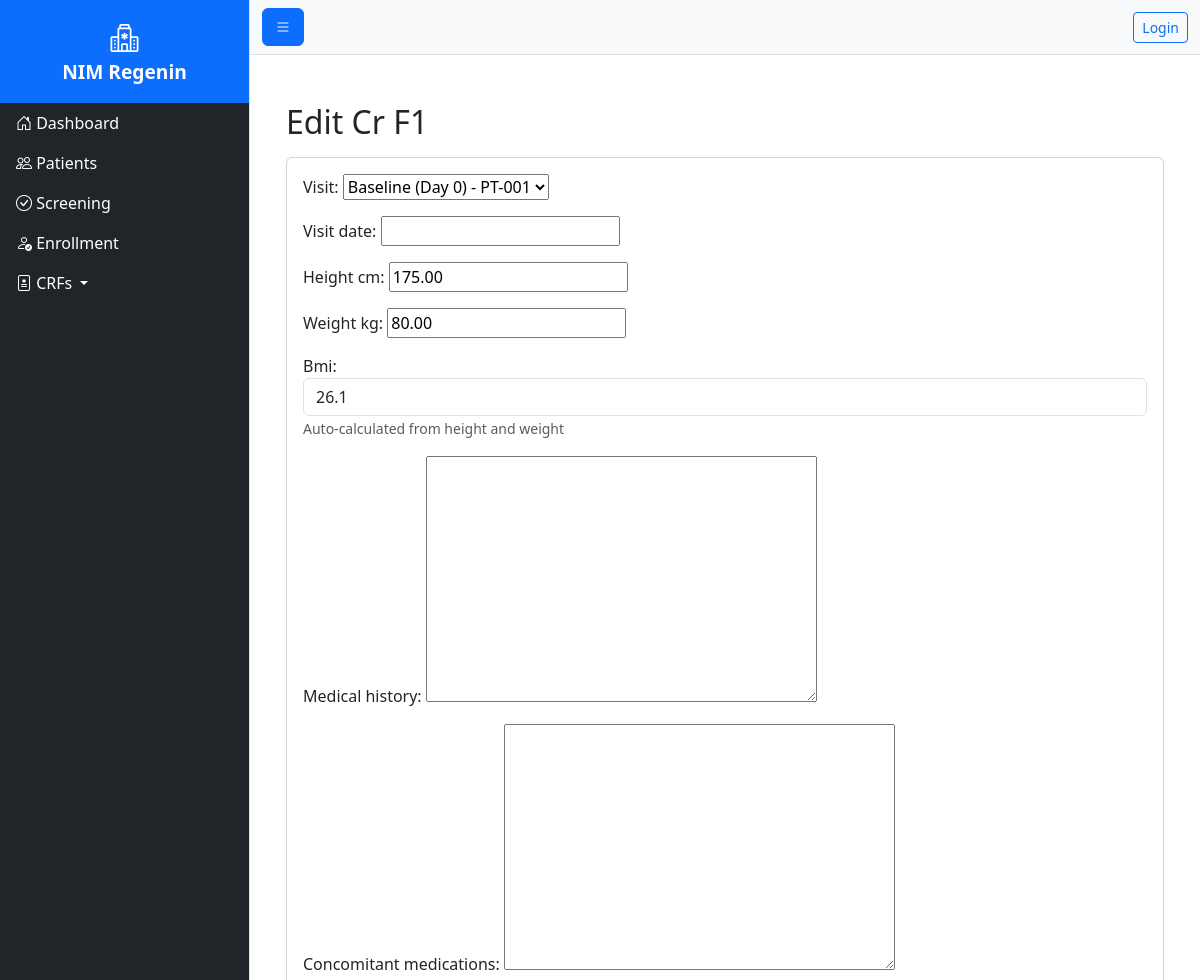
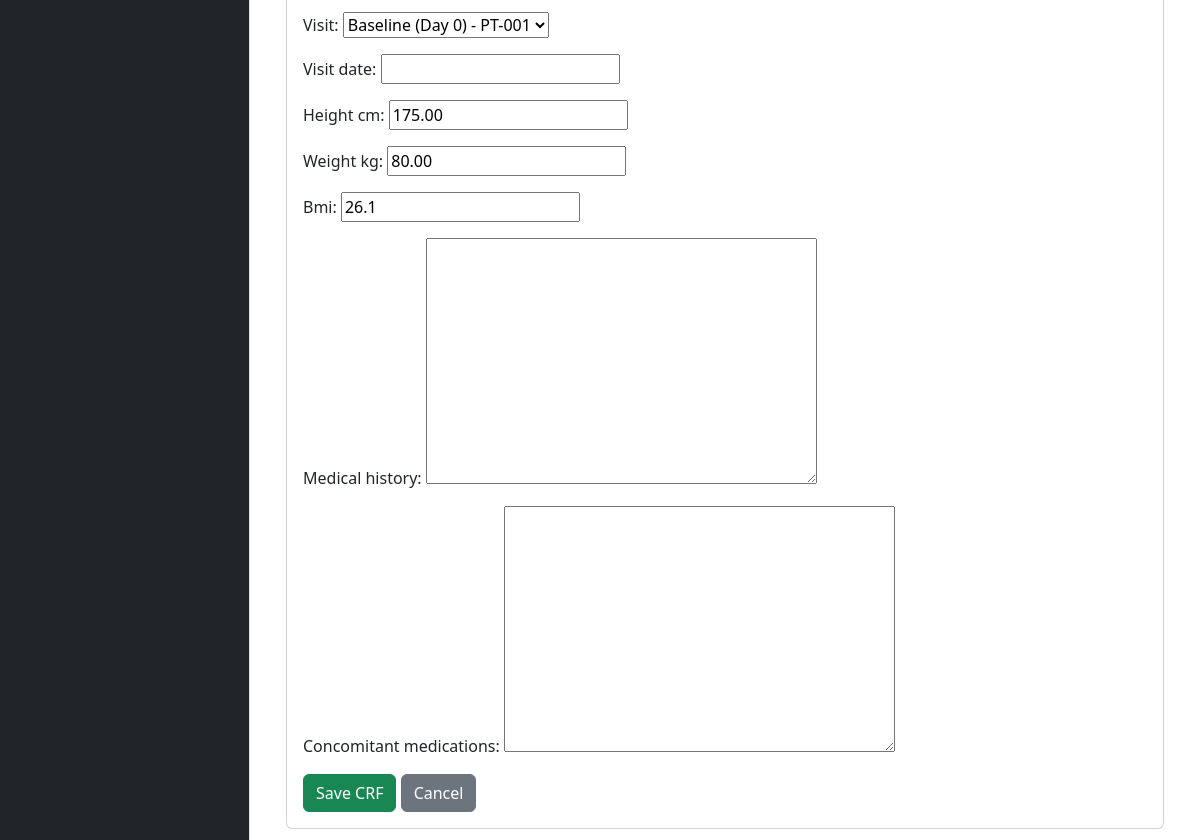
Screenshot of /crf1/1/edit/ with the database file from the repository (2 pictures, top to bottom).
### nimregenin/models.py (models this page shows)
class CRF1(models.Model):
    visit = models.OneToOneField(Visit, on_delete=models.CASCADE, related_name='crf1', limit_choices_to={'visit_type': 'BASELINE'})
    visit_date = models.DateField(null=True, blank=True)
    height_cm = models.DecimalField(max_digits=5, decimal_places=2, null=True, blank=True)
    weight_kg = models.DecimalField(max_digits=5, decimal_places=2, null=True, blank=True)
    bmi = models.DecimalField(max_digits=4, decimal_places=1, null=True, blank=True)
    medical_history = models.TextField(blank=True)
    concomitant_medications = models.TextField(blank=True)
    created_at = models.DateTimeField(auto_now_add=True)
    updated_at = models.DateTimeField(auto_now=True)

### nimregenin/views/crf/crf1.py (the view, shortened to what this page needs)
# urls.py: path('crf1/<int:pk>/edit/', CRF1CreateUpdateView.as_view(), name='crf1_update'),
class CRF1CreateUpdateView(CreateUpdateView, LoginRequiredMixin):
    model = CRF1
    fields = [
        'visit',
        'visit_date',
        'height_cm',
        'weight_kg',
        'bmi',
        'medical_history',
        'concomitant_medications',
    ]
    template_name = 'nimregenin/crf_form.html'

### nimregenin/models.py (called while the page is built)
    def __str__(self):
        return f"{self.get_visit_type_display()} - {self.patient.patient_id}"

### nimregenin/views/create_update.py (called while the page is built)
    def get_form_class(self):
        if not self.model:
            raise ValueError("CreateUpdateView requires a 'model' attribute.")
        if not self.fields:
            raise ValueError("CreateUpdateView requires a 'fields' attribute.")
        return modelform_factory(self.model, fields=self.fields)

    def get_object(self, pk=None):
        if pk:
            return get_object_or_404(self.model, pk=pk)
        return None

    def get(self, request, pk=None, *args, **kwargs):
        obj = self.get_object(pk)
        form = self.get_form_class()(instance=obj)
        return self.render_form(request, form, obj)

    def render_form(self, request, form, obj):
        context = {
            'form': form,
            'object': obj,
            'title': f"{'Edit' if obj else 'Create'} {self.model._meta.verbose_name.title()}",
        }
        from django.shortcuts import render
        return render(request, self.template_name, context)

### nimregenin/templates/nimregenin/crf_form.html (shortened to what this page needs)
{% extends 'base.html' %}
{% block content %}
<div class="container mt-4">
    <h2>{{ title }}</h2>
    <div class="card mt-3">
        <div class="card-body">
            <form method="post">
                {% for field in form %}
                <div class="mb-3">
                    {{ field.label_tag }}
                    {% if field.name == 'bmi' %}
                    <input type="text" class="form-control" value="{{ field.value|default:'' }}" readonly>
                    <small class="form-text text-muted">Auto-calculated from height and weight</small>
                    {% else %}
                    {{ field }}
                    {% endif %}
                </div>
                {% endfor %} {{ form.as_p }}
                <div class="mt-3">
                    <button type="submit" class="btn btn-success">Save CRF</button>
                    <a href="javascript:history.back()" class="btn btn-secondary">Cancel</a>
                </div>
            </form>
        </div>
    </div>
</div>
{% endblock %}

### rows the page displays
CRF1: form "Baseline (Day 0) - PT-001" "175.00" "80.00", value "26.1", visit "Baseline (Day 0) - PT-001", height_cm "175.00", weight_kg "80.00", bmi "26.1"

### other values shown
{{ title }} "Edit Cr F1"
{{ field.label_tag }} "Visit:" "Visit date:" "Height cm:" "Weight kg:" "Bmi:" "Medical history:" "Concomitant medications:"
